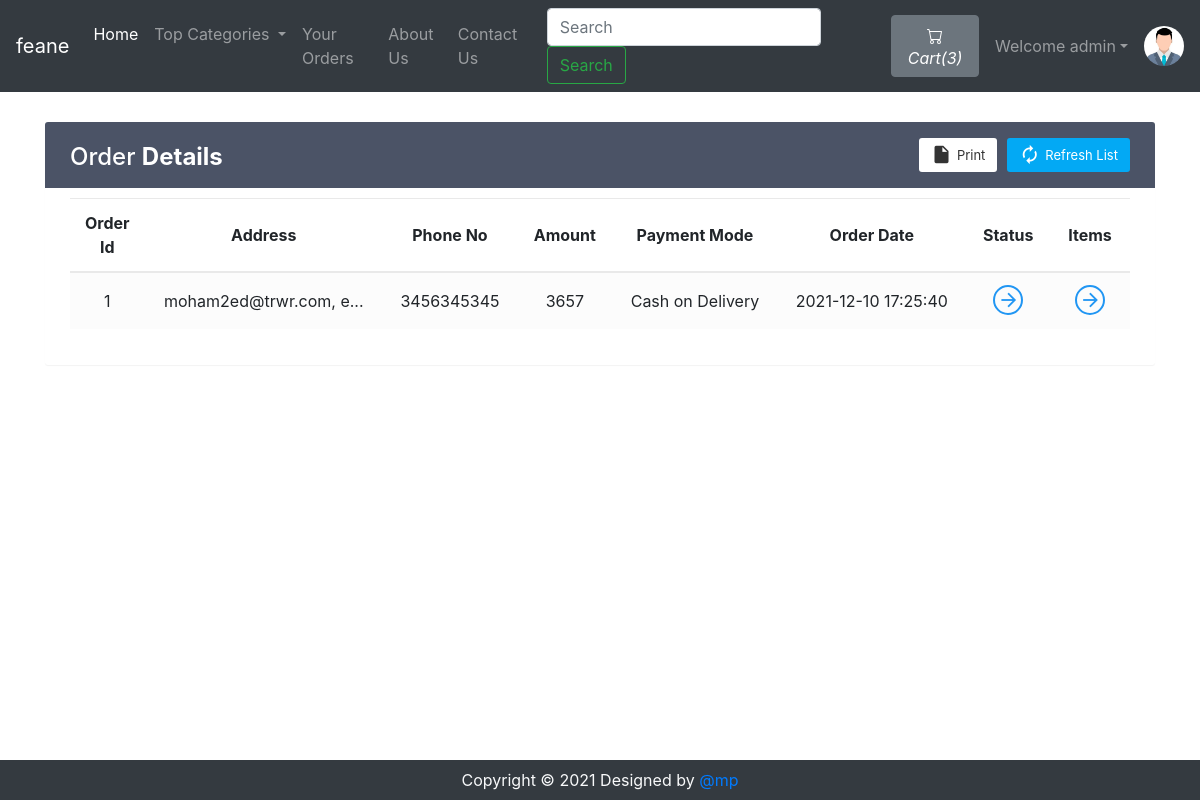
The page /viewOrder.php (signed in) on the database its author committed.
### tables this page shows
CREATE TABLE `sitedetail` (
  `tempId` int(11) NOT NULL,
  `systemName` varchar(21) NOT NULL,
  `email` varchar(35) NOT NULL,
  `contact1` bigint(21) NOT NULL,
  `contact2` bigint(21) DEFAULT NULL COMMENT 'Optional',
  `address` text NOT NULL,
  `dateTime` datetime NOT NULL DEFAULT current_timestamp()
);

CREATE TABLE `orders` (
  `orderId` int(21) NOT NULL,
  `userId` int(21) NOT NULL,
  `address` varchar(255) NOT NULL,
  `zipCode` int(21) NOT NULL,
  `phoneNo` bigint(21) NOT NULL,
  `amount` int(200) NOT NULL,
  `paymentMode` enum('0','1') NOT NULL DEFAULT '0' COMMENT '0=cash on delivery, \r\n1=online ',
  `orderStatus` enum('0','1','2','3','4','5','6') NOT NULL DEFAULT '0' COMMENT '0=Order Placed.\r\n1=Order Confirmed.\r\n2=Preparing your Order.\r\n3=Your order is on the way!\r\n4=Order Delivered.\r\n5=Order Denied.\r\n6=Order Cancelled.',
  `orderDate` datetime NOT NULL DEFAULT current_timestamp()
);

### viewOrder.php (the view, shortened to what this page needs)
<!doctype html>
<html lang="en">
<head>
    <link rel="stylesheet" href="https://stackpath.bootstrapcdn.com/bootstrap/4.5.0/css/bootstrap.min.css">
    <link rel="stylesheet" href="https://use.fontawesome.com/releases/v5.7.2/css/all.css">
</head>
<body>
    <?php include 'partials/_dbconnect.php';?>
    <?php include 'partials/_nav.php';?>
    <?php
    if($loggedin){
    ?>
    <div class="container">
        <div class="table-wrapper" id="empty">
            <div class="table-title">
                <div class="row">
                    <div class="col-sm-4">
                        <h2>Order <b>Details</b></h2>
                    </div>
                    <div class="col-sm-8">
                        <a href="" class="btn btn-primary"><i class="material-icons">&#xE863;</i> <span>Refresh List</span></a>
                        <a href="#" onclick="window.print()" class="btn btn-info"><i class="material-icons">&#xE24D;</i> <span>Print</span></a>
                    </div>
                </div>
            </div>
            <table class="table table-striped table-hover text-center">
                <thead>
                    <tr>
                        <th>Order Id</th>
                        <th>Address</th>
                        <th>Phone No</th>
                        <th>Amount</th>
                        <th>Payment Mode</th>
                        <th>Order Date</th>
                        <th>Status</th>
                        <th>Items</th>
                    </tr>
                </thead>
                <tbody>
                    <?php
                        $sql = "SELECT * FROM `orders` WHERE `userId`= $userId";
                        $result = mysqli_query($conn, $sql);
                        while($row = mysqli_fetch_assoc($result)){
                            $orderId = $row['orderId'];
                            $address = $row['address'];
                            $phoneNo = $row['phoneNo'];
                            $amount = $row['amount'];
                            $orderDate = $row['orderDate'];
                            $paymentMode = $row['paymentMode'];
                            if($paymentMode == 0) {
                                $paymentMode = "Cash on Delivery";
                            }
                            else {
                                $paymentMode = "Online";
                            }
                            echo '<tr>
                                    <td>' . $orderId . '</td>
                                    <td>' . substr($address, 0, 20) . '...</td>
                                    <td>' . $phoneNo . '</td>
                                    <td>' . $amount . '</td>
                                    <td>' . $paymentMode . '</td>
                                    <td>' . $orderDate . '</td>
                                    <td><a href="#" data-toggle="modal" data-target="#orderStatus' . $orderId . '" class="view"><i class="material-icons">&#xE5C8;</i></a></td>
                                    <td><a href="#" data-toggle="modal" data-target="#orderItem' . $orderId . '" class="view" title="View Details"><i class="material-icons">&#xE5C8;</i></a></td>
                                </tr>';
                        }
                            ?>
                </tbody>
            </table>
        </div>
    </div>
    <?php
    }
    else {
        echo '<div class="container" style="min-height : 610px;">
        <div class="alert alert-info my-3">
            <font style="font-size:22px"><center>Check your Order. You need to <strong><a class="alert-link" data-toggle="modal" data-target="#loginModal">Login</a></strong></center></font>
        </div></div>';
    }
    ?>
    <?php
    require 'partials/_footer.php';?>
  </body>
</html>

### partials/_nav.php (shortened to what this page needs)
<?php
if(isset($_SESSION['loggedin']) && $_SESSION['loggedin']==true){
  $loggedin= true;
  $userId = $_SESSION['userId'];
  $username = $_SESSION['username'];
}
else{
  $loggedin = false;
  $userId = 0;
}
$sql = "SELECT * FROM `sitedetail`";
$result = mysqli_query($conn, $sql);
$row = mysqli_fetch_assoc($result);
$systemName = $row['systemName'];
echo '<nav class="navbar navbar-expand-lg navbar-dark bg-dark">
      <a class="navbar-brand" href="index.php">'.$systemName.'</a>
      <button class="navbar-toggler" type="button" data-toggle="collapse" data-target="#navbarSupportedContent" aria-controls="navbarSupportedContent" aria-expanded="false" aria-label="Toggle navigation">
        <span class="navbar-toggler-icon"></span>
      </button>
      <div class="collapse navbar-collapse" id="navbarSupportedContent">
        <ul class="navbar-nav mr-auto">
          <li class="nav-item active">
            <a class="nav-link" href="index.php">Home <span class="sr-only">(current)</span></a>
          </li>
          <li class="nav-item dropdown">
            <a class="nav-link dropdown-toggle" href="#" id="navbarDropdown" role="button" data-toggle="dropdown" aria-haspopup="true" aria-expanded="false">
              Top Categories
            </a>
            <div class="dropdown-menu" aria-labelledby="navbarDropdown">';
            echo '</div>
          </li>
          <li class="nav-item">
            <a class="nav-link" href="viewOrder.php">Your Orders</a>
          </li>
          <li class="nav-item">
            <a class="nav-link" href="about.php">About Us</a>
          </li>
          <li class="nav-item">
            <a class="nav-link" href="contact.php">Contact Us</a>
          </li>
        </ul>
        <form method="get" action="/feane/search.php" class="form-inline my-2 my-lg-0 mx-3">
          <input class="form-control mr-sm-2" type="search" name="search" id="search" placeholder="Search" aria-label="Search" required>
          <button class="btn btn-outline-success my-2 my-sm-0" type="submit">Search</button>
        </form>';
        $countsql = "SELECT SUM(`itemQuantity`) FROM `viewcart` WHERE `userId`=$userId";
        $countresult = mysqli_query($conn, $countsql);
        $countrow = mysqli_fetch_assoc($countresult);
        $count = $countrow['SUM(`itemQuantity`)'];
        echo '<a href="viewCart.php"><button type="button" class="btn btn-secondary mx-2" title="MyCart">
          <svg xmlns="img/cart.svg" width="16" height="16" fill="currentColor" class="bi bi-cart" viewBox="0 0 16 16">
            <path d="M0 1.5A.5.5 0 0 1 .5 1H2a.5.5 0 0 1 .485.379L2.89 3H14.5a.5.5 0 0 1 .491.592l-1.5 8A.5.5 0 0 1 13 12H4a.5.5 0 0 1-.491-.408L2.01 3.607 1.61 2H.5a.5.5 0 0 1-.5-.5zM3.102 4l1.313 7h8.17l1.313-7H3.102zM5 12a2 2 0 1 0 0 4 2 2 0 0 0 0-4zm7 0a2 2 0 1 0 0 4 2 2 0 0 0 0-4zm-7 1a1 1 0 1 1 0 2 1 1 0 0 1 0-2zm7 0a1 1 0 1 1 0 2 1 1 0 0 1 0-2z"/>
          </svg>
          <i class="bi bi-cart">Cart(' .$count. ')</i>
        </button></a>';
        if($loggedin){
          echo '<ul class="navbar-nav mr-2">
            <li class="nav-item dropdown">
              <a class="nav-link dropdown-toggle" href="#" id="navbarDropdown" role="button" data-toggle="dropdown"> Welcome ' .$username. '</a>
              <div class="dropdown-menu" aria-labelledby="navbarDropdown">
                <a class="dropdown-item" href="partials/_logout.php">Logout</a>
              </div>
            </li>
          </ul>
          <div class="text-center image-size-small position-relative">
            <a href="viewProfile.php"><img src="img/person-' .$userId. '.jpg" class="rounded-circle" onError="this.src = \'img/profilePic.jpg\'" style="width:40px; height:40px"></a>
          </div>';
        }
        else {
          echo '
          <button type="button" class="btn btn-success mx-2"  data-toggle="modal" data-target="#loginModal">Login</button>
          <button type="button" class="btn btn-success mx-2"  data-toggle="modal" data-target="#signupModal">SignUp</button>';
        }
  echo '</div>
    </nav>';
?>

### viewOrder.php (style rules this page uses)
.table-wrapper { background: #fff; padding: 20px 25px; margin: 30px auto; border-radius: 3px; box-shadow: 0 1px 1px rgba(0,0,0,.05); }
.table-wrapper .btn { float: right; color: #333; background-color: #fff; border-radius: 3px; border: none; outline: none !important; margin-left: 10px; }
.table-wrapper .btn.btn-primary { color: #fff; background: #03A9F4; }
.table-title .btn { font-size: 13px; border: none; }
.table-title .btn i { float: left; font-size: 21px; margin-right: 5px; }
.table-title .btn span { float: left; margin-top: 2px; }
.table-title { color: #fff; background: #4b5366; padding: 16px 25px; margin: -20px -25px 10px; border-radius: 3px 3px 0 0; }
.table-title h2 { margin: 5px 0 0; font-size: 24px; }
table.table tr th, table.table tr td { border-color: #e9e9e9; padding: 12px 15px; vertical-align: middle; }
table.table tr th:first-child { width: 60px; }
table.table tr th:last-child { width: 80px; }
table.table-striped tbody tr:nth-of-type(odd) { background-color: #fcfcfc; }
table.table td a { font-weight: bold; color: #566787; display: inline-block; text-decoration: none; }
table.table td a.view { width: 30px; height: 30px; color: #2196F3; border: 2px solid; border-radius: 30px; text-align: center; }
table.table td a.view i { font-size: 22px; margin: 2px 0 0 1px; }
table { counter-reset: section; }

### rows shown on the page
sitedetail: systemName "feane"
orders: orderId "1", address "moham2ed@trwr.com, e", phoneNo "3456345345", amount "3657", paymentMode "Cash on Delivery", orderDate "2021-12-10 17:25:40"

### other values the page prints
$count "3"
$username "admin"
